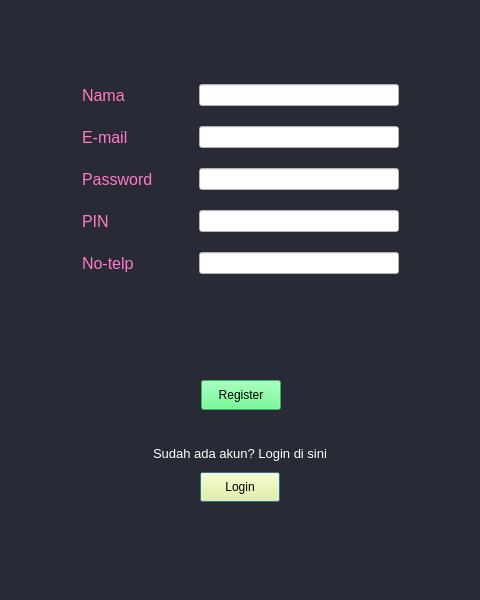
<?xml version="1.0" encoding="UTF-8"?>
<ui version="4.0">
 <class>Dialog</class>
 <widget class="QDialog" name="Dialog">
  <property name="geometry">
   <rect>
    <x>0</x>
    <y>0</y>
    <width>480</width>
    <height>600</height>
   </rect>
  </property>
  <property name="minimumSize">
   <size>
    <width>480</width>
    <height>600</height>
   </size>
  </property>
  <property name="maximumSize">
   <size>
    <width>480</width>
    <height>600</height>
   </size>
  </property>
  <property name="windowTitle">
   <string>Dialog</string>
  </property>
  <property name="styleSheet">
   <string notr="true">background-color: rgb(40,42,54)</string>
  </property>
  <widget class="QLabel" name="lbl_notification">
   <property name="geometry">
    <rect>
     <x>0</x>
     <y>310</y>
     <width>481</width>
     <height>21</height>
    </rect>
   </property>
   <property name="font">
    <font>
     <family>Nirmala UI</family>
     <pointsize>10</pointsize>
    </font>
   </property>
   <property name="styleSheet">
    <string notr="true">color: rgb(255, 85, 85)</string>
   </property>
   <property name="text">
    <string/>
   </property>
   <property name="textFormat">
    <enum>Qt::AutoText</enum>
   </property>
   <property name="alignment">
    <set>Qt::AlignCenter</set>
   </property>
  </widget>
  <widget class="QWidget" name="layoutWidget_4">
   <property name="geometry">
    <rect>
     <x>0</x>
     <y>440</y>
     <width>480</width>
     <height>62</height>
    </rect>
   </property>
   <layout class="QVBoxLayout" name="verticalLayout_2">
    <item>
     <layout class="QHBoxLayout" name="horizontalLayout_7">
      <item>
       <spacer name="horizontalSpacer_8">
        <property name="orientation">
         <enum>Qt::Horizontal</enum>
        </property>
        <property name="sizeHint" stdset="0">
         <size>
          <width>138</width>
          <height>20</height>
         </size>
        </property>
       </spacer>
      </item>
      <item>
       <widget class="QLabel" name="label_6">
        <property name="font">
         <font>
          <family>Nirmala UI</family>
          <pointsize>10</pointsize>
         </font>
        </property>
        <property name="styleSheet">
         <string notr="true">color: rgb(255, 255, 255)</string>
        </property>
        <property name="text">
         <string>Sudah ada akun? Login di sini</string>
        </property>
       </widget>
      </item>
      <item>
       <spacer name="horizontalSpacer_9">
        <property name="orientation">
         <enum>Qt::Horizontal</enum>
        </property>
        <property name="sizeHint" stdset="0">
         <size>
          <width>138</width>
          <height>20</height>
         </size>
        </property>
       </spacer>
      </item>
     </layout>
    </item>
    <item>
     <layout class="QHBoxLayout" name="horizontalLayout_8">
      <item>
       <spacer name="horizontalSpacer_10">
        <property name="orientation">
         <enum>Qt::Horizontal</enum>
        </property>
        <property name="sizeHint" stdset="0">
         <size>
          <width>138</width>
          <height>20</height>
         </size>
        </property>
       </spacer>
      </item>
      <item>
       <widget class="QPushButton" name="btn_login">
        <property name="minimumSize">
         <size>
          <width>80</width>
          <height>30</height>
         </size>
        </property>
        <property name="font">
         <font>
          <family>Nirmala UI</family>
          <pointsize>9</pointsize>
          <weight>50</weight>
          <bold>false</bold>
         </font>
        </property>
        <property name="styleSheet">
         <string notr="true">background-color: rgb(241, 250, 140);</string>
        </property>
        <property name="text">
         <string>Login</string>
        </property>
        <property name="autoDefault">
         <bool>true</bool>
        </property>
        <property name="default">
         <bool>false</bool>
        </property>
        <property name="flat">
         <bool>false</bool>
        </property>
       </widget>
      </item>
      <item>
       <spacer name="horizontalSpacer_13">
        <property name="orientation">
         <enum>Qt::Horizontal</enum>
        </property>
        <property name="sizeHint" stdset="0">
         <size>
          <width>138</width>
          <height>20</height>
         </size>
        </property>
       </spacer>
      </item>
     </layout>
    </item>
   </layout>
  </widget>
  <widget class="QWidget" name="layoutWidget_5">
   <property name="geometry">
    <rect>
     <x>0</x>
     <y>380</y>
     <width>481</width>
     <height>51</height>
    </rect>
   </property>
   <layout class="QHBoxLayout" name="layout_btn_login">
    <property name="sizeConstraint">
     <enum>QLayout::SetMinAndMaxSize</enum>
    </property>
    <item>
     <spacer name="horizontalSpacer">
      <property name="orientation">
       <enum>Qt::Horizontal</enum>
      </property>
      <property name="sizeHint" stdset="0">
       <size>
        <width>138</width>
        <height>20</height>
       </size>
      </property>
     </spacer>
    </item>
    <item>
     <widget class="QPushButton" name="btn_register">
      <property name="minimumSize">
       <size>
        <width>80</width>
        <height>30</height>
       </size>
      </property>
      <property name="font">
       <font>
        <family>Nirmala UI</family>
        <pointsize>9</pointsize>
        <weight>50</weight>
        <bold>false</bold>
       </font>
      </property>
      <property name="styleSheet">
       <string notr="true">background-color: rgb(80, 250, 123);</string>
      </property>
      <property name="text">
       <string>Register</string>
      </property>
      <property name="autoDefault">
       <bool>true</bool>
      </property>
      <property name="default">
       <bool>false</bool>
      </property>
      <property name="flat">
       <bool>false</bool>
      </property>
     </widget>
    </item>
    <item>
     <spacer name="horizontalSpacer_2">
      <property name="orientation">
       <enum>Qt::Horizontal</enum>
      </property>
      <property name="sizeHint" stdset="0">
       <size>
        <width>138</width>
        <height>20</height>
       </size>
      </property>
     </spacer>
    </item>
   </layout>
  </widget>
  <widget class="QWidget" name="">
   <property name="geometry">
    <rect>
     <x>0</x>
     <y>70</y>
     <width>481</width>
     <height>221</height>
    </rect>
   </property>
   <layout class="QHBoxLayout" name="horizontalLayout_6">
    <item>
     <spacer name="horizontalSpacer_11">
      <property name="orientation">
       <enum>Qt::Horizontal</enum>
      </property>
      <property name="sizeHint" stdset="0">
       <size>
        <width>40</width>
        <height>20</height>
       </size>
      </property>
     </spacer>
    </item>
    <item>
     <layout class="QVBoxLayout" name="verticalLayout">
      <item>
       <layout class="QHBoxLayout" name="horizontalLayout_4">
        <item>
         <widget class="QLabel" name="label_4">
          <property name="font">
           <font>
            <family>Nirmala UI</family>
            <pointsize>12</pointsize>
           </font>
          </property>
          <property name="styleSheet">
           <string notr="true">color: rgb(255, 121, 198)</string>
          </property>
          <property name="text">
           <string>Nama</string>
          </property>
         </widget>
        </item>
        <item>
         <spacer name="horizontalSpacer_6">
          <property name="orientation">
           <enum>Qt::Horizontal</enum>
          </property>
          <property name="sizeHint" stdset="0">
           <size>
            <width>40</width>
            <height>20</height>
           </size>
          </property>
         </spacer>
        </item>
        <item>
         <widget class="QLineEdit" name="line_nama">
          <property name="minimumSize">
           <size>
            <width>200</width>
            <height>20</height>
           </size>
          </property>
          <property name="styleSheet">
           <string notr="true">background-color: rgb(255, 255, 255)</string>
          </property>
          <property name="text">
           <string/>
          </property>
          <property name="echoMode">
           <enum>QLineEdit::Normal</enum>
          </property>
         </widget>
        </item>
       </layout>
      </item>
      <item>
       <layout class="QHBoxLayout" name="horizontalLayout">
        <item>
         <widget class="QLabel" name="label">
          <property name="font">
           <font>
            <family>Nirmala UI</family>
            <pointsize>12</pointsize>
           </font>
          </property>
          <property name="styleSheet">
           <string notr="true">color: rgb(255, 121, 198)</string>
          </property>
          <property name="text">
           <string>E-mail</string>
          </property>
         </widget>
        </item>
        <item>
         <spacer name="horizontalSpacer_3">
          <property name="orientation">
           <enum>Qt::Horizontal</enum>
          </property>
          <property name="sizeHint" stdset="0">
           <size>
            <width>40</width>
            <height>20</height>
           </size>
          </property>
         </spacer>
        </item>
        <item>
         <widget class="QLineEdit" name="line_email">
          <property name="minimumSize">
           <size>
            <width>200</width>
            <height>20</height>
           </size>
          </property>
          <property name="styleSheet">
           <string notr="true">background-color: rgb(255, 255, 255);</string>
          </property>
          <property name="text">
           <string/>
          </property>
         </widget>
        </item>
       </layout>
      </item>
      <item>
       <layout class="QHBoxLayout" name="horizontalLayout_2">
        <item>
         <widget class="QLabel" name="label_2">
          <property name="font">
           <font>
            <family>Nirmala UI</family>
            <pointsize>12</pointsize>
           </font>
          </property>
          <property name="styleSheet">
           <string notr="true">color: rgb(255, 121, 198)</string>
          </property>
          <property name="text">
           <string>Password</string>
          </property>
         </widget>
        </item>
        <item>
         <spacer name="horizontalSpacer_4">
          <property name="orientation">
           <enum>Qt::Horizontal</enum>
          </property>
          <property name="sizeHint" stdset="0">
           <size>
            <width>40</width>
            <height>20</height>
           </size>
          </property>
         </spacer>
        </item>
        <item>
         <widget class="QLineEdit" name="line_password">
          <property name="minimumSize">
           <size>
            <width>200</width>
            <height>20</height>
           </size>
          </property>
          <property name="styleSheet">
           <string notr="true">background-color: rgb(255, 255, 255)</string>
          </property>
          <property name="text">
           <string/>
          </property>
          <property name="echoMode">
           <enum>QLineEdit::Password</enum>
          </property>
         </widget>
        </item>
       </layout>
      </item>
      <item>
       <layout class="QHBoxLayout" name="horizontalLayout_3">
        <item>
         <widget class="QLabel" name="label_3">
          <property name="font">
           <font>
            <family>Nirmala UI</family>
            <pointsize>12</pointsize>
           </font>
          </property>
          <property name="styleSheet">
           <string notr="true">color: rgb(255, 121, 198)</string>
          </property>
          <property name="text">
           <string>PIN</string>
          </property>
         </widget>
        </item>
        <item>
         <spacer name="horizontalSpacer_5">
          <property name="orientation">
           <enum>Qt::Horizontal</enum>
          </property>
          <property name="sizeHint" stdset="0">
           <size>
            <width>40</width>
            <height>20</height>
           </size>
          </property>
         </spacer>
        </item>
        <item>
         <widget class="QLineEdit" name="line_pin">
          <property name="minimumSize">
           <size>
            <width>200</width>
            <height>20</height>
           </size>
          </property>
          <property name="styleSheet">
           <string notr="true">background-color: rgb(255, 255, 255)</string>
          </property>
          <property name="text">
           <string/>
          </property>
          <property name="echoMode">
           <enum>QLineEdit::Password</enum>
          </property>
         </widget>
        </item>
       </layout>
      </item>
      <item>
       <layout class="QHBoxLayout" name="horizontalLayout_5">
        <item>
         <widget class="QLabel" name="label_5">
          <property name="font">
           <font>
            <family>Nirmala UI</family>
            <pointsize>12</pointsize>
           </font>
          </property>
          <property name="styleSheet">
           <string notr="true">color: rgb(255, 121, 198)</string>
          </property>
          <property name="text">
           <string>No-telp</string>
          </property>
         </widget>
        </item>
        <item>
         <spacer name="horizontalSpacer_7">
          <property name="orientation">
           <enum>Qt::Horizontal</enum>
          </property>
          <property name="sizeHint" stdset="0">
           <size>
            <width>40</width>
            <height>20</height>
           </size>
          </property>
         </spacer>
        </item>
        <item>
         <widget class="QLineEdit" name="line_number">
          <property name="minimumSize">
           <size>
            <width>200</width>
            <height>20</height>
           </size>
          </property>
          <property name="styleSheet">
           <string notr="true">background-color: rgb(255, 255, 255)</string>
          </property>
          <property name="text">
           <string/>
          </property>
          <property name="echoMode">
           <enum>QLineEdit::Normal</enum>
          </property>
         </widget>
        </item>
       </layout>
      </item>
     </layout>
    </item>
    <item>
     <spacer name="horizontalSpacer_12">
      <property name="orientation">
       <enum>Qt::Horizontal</enum>
      </property>
      <property name="sizeHint" stdset="0">
       <size>
        <width>40</width>
        <height>20</height>
       </size>
      </property>
     </spacer>
    </item>
   </layout>
  </widget>
 </widget>
 <resources/>
 <connections/>
</ui>
